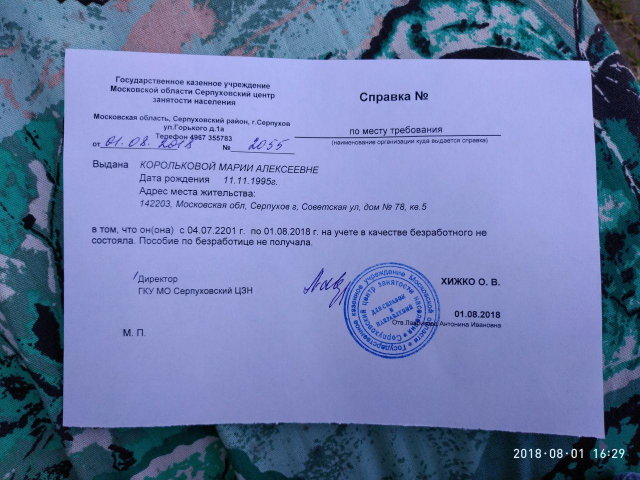
#> input picture cv2_examples/crash_course/1_perspective_transform/images/my.jpg, 1280 x 960 px, found by its file name (shown at 1/2 size)
$ python scan.py   (older library calls are emulated)
#> lines starting #> are read from the running program, lines starting #| are printed output that depends on the picture; after the words box and inside, x2 and y2 are one past the last pixel; in counts of white or black regions, pixels touching at a corner belong together
### cv2_examples/crash_course/1_perspective_transform/pyimagesearch/transform.py
# import the necessary packages
import numpy as np
import cv2

def order_points(pts):
	# initialzie a list of coordinates that will be ordered
	# such that the first entry in the list is the top-left,
	# the second entry is the top-right, the third is the
	# bottom-right, and the fourth is the bottom-left
	rect = np.zeros((4, 2), dtype = "float32")

	# the top-left point will have the smallest sum, whereas
	# the bottom-right point will have the largest sum
	s = pts.sum(axis = 1)
	rect[0] = pts[np.argmin(s)]
	rect[2] = pts[np.argmax(s)]

	# now, compute the difference between the points, the
	# top-right point will have the smallest difference,
	# whereas the bottom-left will have the largest difference
	diff = np.diff(pts, axis = 1)
	rect[1] = pts[np.argmin(diff)]
	rect[3] = pts[np.argmax(diff)]

	# return the ordered coordinates
	return rect

def four_point_transform(image, pts):
	# obtain a consistent order of the points and unpack them
	# individually
	rect = order_points(pts)
	(tl, tr, br, bl) = rect

	# compute the width of the new image, which will be the
	# maximum distance between bottom-right and bottom-left
	# x-coordiates or the top-right and top-left x-coordinates
	widthA = np.sqrt(((br[0] - bl[0]) ** 2) + ((br[1] - bl[1]) ** 2))
	widthB = np.sqrt(((tr[0] - tl[0]) ** 2) + ((tr[1] - tl[1]) ** 2))
	maxWidth = max(int(widthA), int(widthB))

	# compute the height of the new image, which will be the
	# maximum distance between the top-right and bottom-right
	# y-coordinates or the top-left and bottom-left y-coordinates
	heightA = np.sqrt(((tr[0] - br[0]) ** 2) + ((tr[1] - br[1]) ** 2))
	heightB = np.sqrt(((tl[0] - bl[0]) ** 2) + ((tl[1] - bl[1]) ** 2))
	maxHeight = max(int(heightA), int(heightB))

	# now that we have the dimensions of the new image, construct
	# the set of destination points to obtain a "birds eye view",
	# (i.e. top-down view) of the image, again specifying points
	# in the top-left, top-right, bottom-right, and bottom-left
	# order
	dst = np.array([
		[0, 0],
		[maxWidth - 1, 0],
		[maxWidth - 1, maxHeight - 1],
		[0, maxHeight - 1]], dtype = "float32")

	# compute the perspective transform matrix and then apply it
	M = cv2.getPerspectiveTransform(rect, dst)
	warped = cv2.warpPerspective(image, M, (maxWidth, maxHeight))

	# return the warped image
	return warped

### cv2_examples/crash_course/1_perspective_transform/scan.py
import logging

import cv2
import imutils
from skimage.filters import threshold_local

from pyimagesearch.transform import four_point_transform

log = logging.getLogger('scanner')


class Scanner:
    def __init__(self, img_path, default_size=500):
        self.orig = cv2.imread(img_path)

        self.ratio = self.orig.shape[0] / float(default_size)
        self.image = imutils.resize(self.orig, height=default_size)

    def save_scan(self, path):
        cv2.imwrite(path, self.get_scan())

    def get_scan(self):

        scan_coordinates = self.get_scan_cords()

        # apply the four point transform to obtain a top-down
        # view of the original image
        scanner = four_point_transform(self.orig, scan_coordinates.reshape(4, 2) * self.ratio)

        # convert the warped image to grayscale, then threshold it
        # to give it that 'black and white' paper effect
        scanner = cv2.cvtColor(scanner, cv2.COLOR_BGR2GRAY)
        T = threshold_local(scanner, 11, offset=10, method="gaussian")
        return (scanner > T).astype("uint8") * 255

    def get_scan_cords(self):
        log.info('get scan coords')

        gray = cv2.cvtColor(self.image, cv2.COLOR_BGR2GRAY)
        # perform Gaussian blurring to remove high frequency noise
        blur = cv2.GaussianBlur(gray, (5, 5), 0)
        # simple show objects on image
        edges = cv2.Canny(blur, 75, 200)

        contours = cv2.findContours(edges.copy(), cv2.RETR_LIST, cv2.CHAIN_APPROX_SIMPLE)
        # We also handle the fact that OpenCV 2.4 and OpenCV 3 return contours differently
        contours = contours[0] if imutils.is_cv2() else contours[1]
        count_big_counters = 5
        big_contours = sorted(contours, key=cv2.contourArea, reverse=True)[:count_big_counters]

        # loop over the contours FOR GETTING bigger 4-th point polygon
        for c in big_contours:
            # approximate the contour
            peri = cv2.arcLength(c, True)
            approx = cv2.approxPolyDP(c, 0.02 * peri, True)

            # if our approximated contour has four points, then we
            # can assume that we have found our screen
            if len(approx) == 4:
                return approx

        raise Exception('Can not found coords')


if __name__ == '__main__':
    project_path = '/Users/nvkorolkov/projects/python3.5_scripts/cv2_examples/crash_course/1_perspective_transform/'
    img_path = project_path + 'images/page.jpg'

    img_path = project_path + 'images/my.jpg'
    scan = Scanner(img_path)
#> in __init__, self.orig is the input picture: shape (960, 1280, 3); mean B, G, R 168.9, 122.7, 108
#> in __init__, `self.image = imutils.resize(self.orig, height=default_size)`:
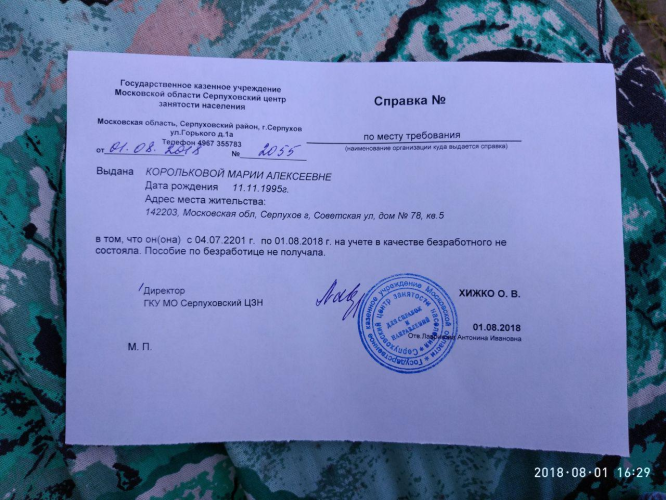
#> self.image: shape (500, 666, 3); mean B, G, R 168.9, 122.7, 108

    # cv2.imshow("Scanned", imutils.resize(scan.get_scan(), height=650))
    cv2.drawContours(scan.orig, scan.get_scan_cords(), -1, (0, 0, 255), 2)
#> in get_scan_cords, `gray = cv2.cvtColor(self.image, cv2.COLOR_BGR2GRAY)`:
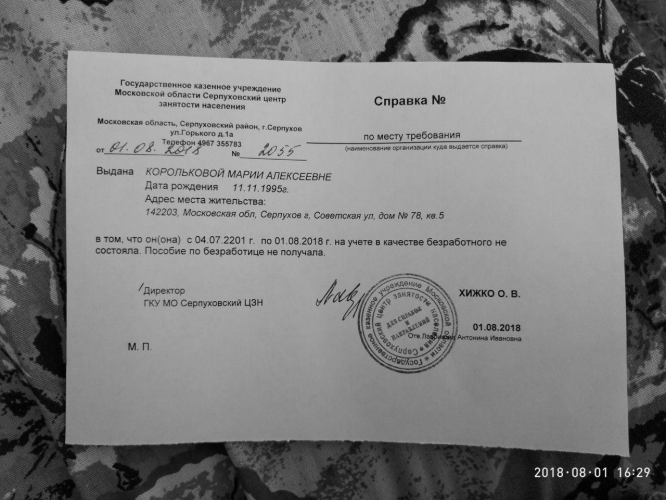
#> gray: shape (500, 666); min 0, max 232, mean 123.6
#> in get_scan_cords, `edges = cv2.Canny(blur, 75, 200)`:
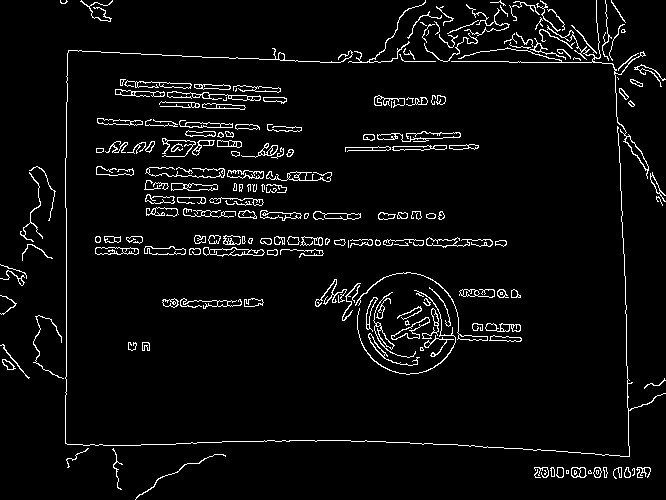
#> edges: shape (500, 666); 4.6% white in thin lines or dots
#> in get_scan_cords, `contours = cv2.findContours(edges.copy(), cv2.RETR_LIST, cv2.CHAIN_APP..`: contours = 378 contours, 154 with area under 20; largest, box (x1, y1, x2, y2) and area: (451, 0, 649, 179) 352, (203, 247, 265, 257) 332, (391, 317, 430, 340) 264, (95, 247, 139, 255) 248, (171, 183, 218, 191) 244
#> in get_scan_cords, `big_contours = sorted(contours, key=cv2.contourArea, reverse=True)[:co..`: big_contours = 5 contours; box (x1, y1, x2, y2) and area: (451, 0, 649, 179) 352, (203, 247, 265, 257) 332, (391, 317, 430, 340) 264, (95, 247, 139, 255) 248, (171, 183, 218, 191) 244
#> the loop in get_scan_cords, `for c in big_contours:` made 2 passes
#> peri on pass 1: 1306
#> (peri, approx) on pass 2: (148.9, [[203, 248], [206, 255], [264, 252], [235, 247]])
    cv2.imshow("Original", imutils.resize(scan.orig, height=650))
    cv2.imshow("Scanned", scan.get_scan())
#> in get_scan, `scan_coordinates = self.get_scan_cords()`: scan_coordinates = [[203, 248], [206, 255], [264, 252], [235, 247]]
#> in order_points, `s = pts.sum(axis = 1)`: s = [865.9, 885.1, 990.7, 925.4]
#> in order_points, `diff = np.diff(pts, axis = 1)`: diff = [86.4, 94.08, -23.04, 23.04]
#> in four_point_transform, `rect = order_points(pts)`: rect = [[389.8, 476.2], [506.9, 483.8], [506.9, 483.8], [395.5, 489.6]]
#> in four_point_transform, `(tl, tr, br, bl) = rect`: tl = [389.8, 476.2]; tr = [506.9, 483.8]; bl = [395.5, 489.6]
#> in four_point_transform, `widthA = np.sqrt(((br[0] - bl[0]) ** 2) + ((br[1] - bl[1]) ** 2))`: widthA = 111.5
#> in four_point_transform, `widthB = np.sqrt(((tr[0] - tl[0]) ** 2) + ((tr[1] - tl[1]) ** 2))`: widthB = 117.4
#> in four_point_transform, `maxWidth = max(int(widthA), int(widthB))`: maxWidth = 117
#> in four_point_transform, `heightA = np.sqrt(((tr[0] - br[0]) ** 2) + ((tr[1] - br[1]) ** 2))`: heightA = 0
#> in four_point_transform, `heightB = np.sqrt(((tl[0] - bl[0]) ** 2) + ((tl[1] - bl[1]) ** 2))`: heightB = 14.62
#> in four_point_transform, `maxHeight = max(int(heightA), int(heightB))`: maxHeight = 14
#> in four_point_transform, `dst = np.array([ [0, 0], [maxWidth - 1, 0], [maxWidth - 1, maxHeight -..`: dst = [[0, 0], [116, 0], [116, 13], [0, 13]]
#> in four_point_transform, `M = cv2.getPerspectiveTransform(rect, dst)`: M = [[1.07e-09, -4.6e-10, -1.99e-07], [-0.000145, 0.00222, -1], [-1.6e-05, 7.75e-05, -0.0294]]
    cv2.waitKey(0)


    img_path = project_path + 'images/my.jpg'
    img_to_path = project_path + 'images/my_transormed.jpg'
    scan = Scanner(img_path)
    scan.save_scan(img_to_path)
#> the loop in get_scan_cords (call 2), `for c in big_contours:` made 2 passes
